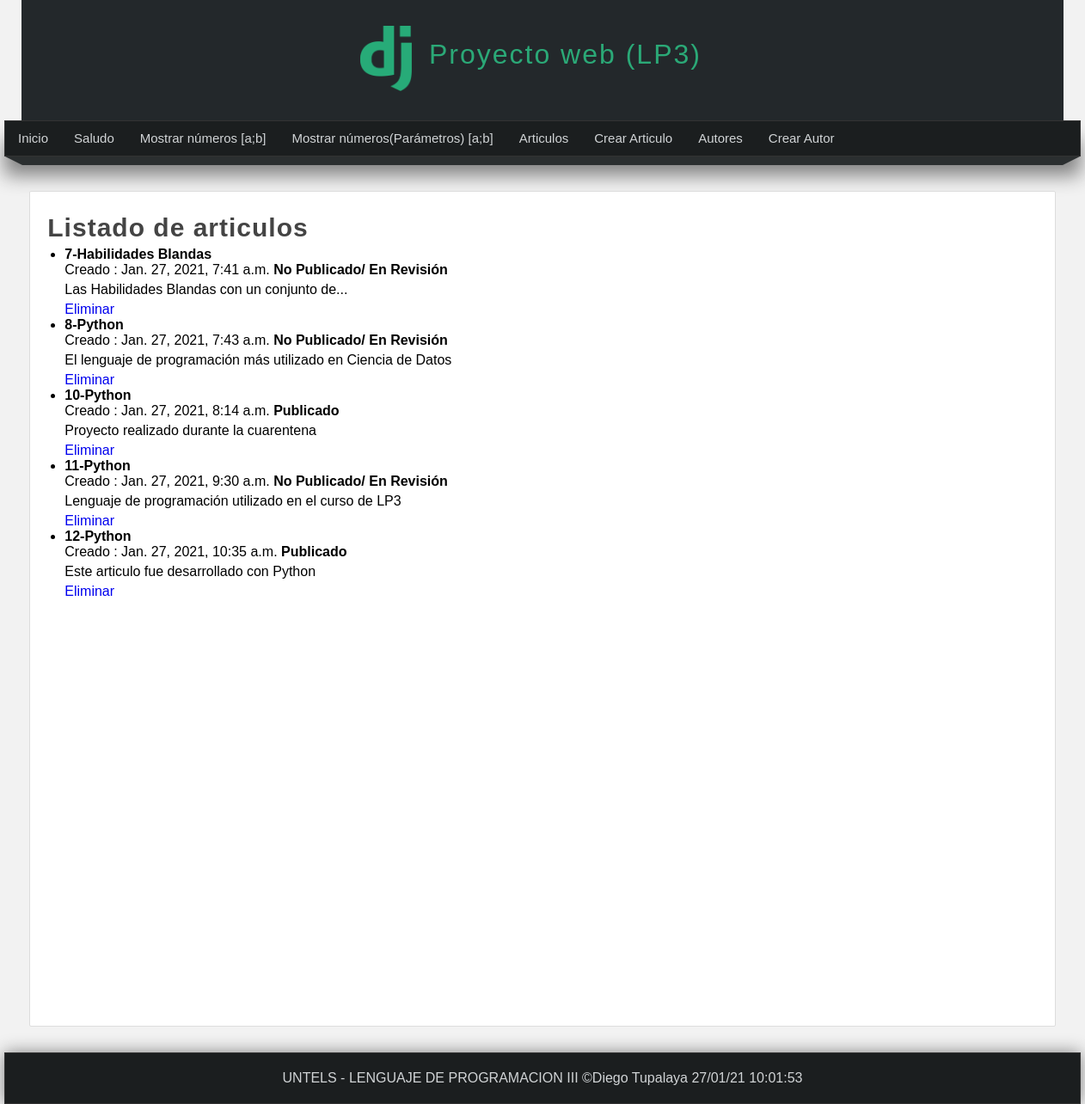
Screenshot of /listar_articulos/ with the database file from the repository.
### miapp/models.py (models this page shows)
class Articulo(models.Model):
    titulo = models.CharField(max_length=150)
    contenido =models.TextField()
    imagen = models.ImageField(default='null')
    publicado = models.BooleanField()
    creado = models.DateTimeField(auto_now_add=True)
    actualizado = models.DateTimeField(auto_now=True)

### miapp/views.py (the view)
# urls.py: path('listar_articulos/',views.listar_articulos, name ='listar_articulos'),
def listar_articulos(request):
    articulos = Articulo.objects.filter(
        Q(titulo__contains ="Py") |
        Q(titulo__contains ="Hab")
    )
    return render(request, 'listar_articulos.html',{
        'articulos':articulos, 'titulo':'Listado de articulos'
    })

### miapp/templates/listar_articulos.html (shortened to what this page needs)
{%extends 'layout.html'%}
{% block content %}
    <h1 class = 'title'> {{titulo}} </h1>
    <ul>
        {% for articulo in articulos %}
        <li>
                <h4>
                    {{articulo.id}}-{{articulo.titulo}}
                </h4>
            <span>
                Creado : {{articulo.creado}}
            </span>
            {%if articulo.publicado%}
                <strong>
                    Publicado
                </strong>
            {%else%}
                <strong>
                    No Publicado/ En Revisión
                </strong>
            {%endif%}
            <p>
                {{articulo.contenido}}
            </p>
            <a href="{% url 'eliminar_articulo' id=articulo.id %}">
                Eliminar
            </a>
        </li>
        {% endfor %}
    </ul>
{% endblock content %}

### miapp/templates/layout.html (shortened to what this page needs)
<html lang="es">
<html>
    <head>
        {% load static %}
    <link rel="stylesheet" type ="text/css" href =" {% static 'css/style.css' %} " />
    </head>
    <body>
        <header>
            <div id="logotipo" >
                <img src="{% static 'images/logoDjango.png' %}" />
                <h1>
                    Proyecto web (LP3)
                </h1>
            </div>
        </header>
        <div>
            <nav>
                <ul>
                    <li>
                    <a href="{% url 'inicio' %}">Inicio</a>
                    </li>
                    <li>
                    <a href="{% url 'saludo' %}">Saludo</a>
                    </li>
                    <li>
                    <a href="{% url 'rango' %}">Mostrar números [a;b]</a>
                    </li>
                    <li>
                    <a href="{% url 'rango2' %}">Mostrar números(Parámetros) [a;b]</a>
                    </li>
                    <li>
                    <a href="{% url 'listar_articulos' %}">Articulos</a>
                    </li>
                    <li>
                        <a href="{% url 'create_articulo' %}">Crear Articulo</a>
                    </li>
                    <li>
                        <a href="{% url 'listar_autores' %}">Autores</a>
                    </li>
                    <li>
                        <a href="{% url 'create_autor' %}">Crear Autor</a>
                    </li>
                </ul>
            </nav>
        </div>
        <div class ="barra">
            <span class="esquina-izquierda"></span>
            <span class="relleno-barra"></span>
            <span class="esquina-derecha"></span>
        </div>
        <div id="content">
        <div class="box">
            {% block content %}{% endblock content %}
        </div>
        </div>
        <footer>
            UNTELS - LENGUAJE DE PROGRAMACION III &copy;Diego Tupalaya {% now 'd/m/y h:m:s' %}
        </footer>
    </body>
</html>

### miapp/static/css/style.css (style rules this page uses)
* { margin: 0px; padding: 0px; font-family: Arial, Helvetica, sans-serif; text-decoration: none; }
.box p, .box h2, .box h3, .box ul { margin-bottom: 5px; margin-top: 5px; }
.box ul, .box ol { margin-left: 20px; margin-bottom: 10px; }
body { background-color: #f2f2f2; }
header { width: 1212px; height: 140px; background-color: #23282B; margin: 0 auto; }
#logotipo { width: 35%; height: 130px; margin: 0 auto; padding-top: 10px; }
#logotipo img { display: block; width: 60px; float: left; margin-top: 20px; }
#logotipo h1 { display: block; float: left; margin-top: 35px; margin-left: 20px; letter-spacing: 2px; font-weight: lighter; color: #2ba977; }
nav { width: 1250px; height: 40px; margin: 0 auto; background-color: #1B1E1F; border: 1px solid #333333; box-shadow: 0px 22px 22px gray; font-size: 15px; }
nav ul { list-style: none; text-decoration: none; }
nav ul li { line-height: 40px; float: left; }
nav ul li a { display: block; padding-left: 15px; padding-right: 15px; color: #d1d4d6; }
.barra { width: 1250px; margin: 0 auto; }
.esquina-izquierda { display: block; border-left: 20px solid transparent; border-top: 10px solid #2B2F30; float: left; }
.esquina-derecha { display: block; border-right: 20px solid transparent; border-top: 10px solid #2B2F30; float: right; }
.relleno-barra { display: block; width: 1210px; height: 10px; background: #2B2F30; float: left; }
#content { width: 1212px; min-height: 930px; margin: 0 auto; margin-bottom: 30px; margin-top: 40px; }
.box { background: white; width: 95%; min-height: 930px; padding: 20px; border: 1px solid #ddd; border-radius: 2px; margin: 0 auto; }
.title { color: #444; letter-spacing: 1px; font-size: 30px; margin-bottom: 4px; margin-top: 5px; }
footer { width: 1250px; background-color: #1B1E1F; border: 1px solid #333; color: #d1d4d6; text-align: center; margin: 0 auto; padding-top: 20px; padding-bottom: 20px; box-shadow: 0px 0px 20px gray; }

### rows the page displays
Articulo: id "7", titulo "Habilidades Blandas", creado "Jan. 27, 2021, 7:41 a.m.", publicado "No Publicado/ En Revisión", contenido "Las Habilidades Blandas con un conjunto de..."
Articulo: id "8", titulo "Python", creado "Jan. 27, 2021, 7:43 a.m.", publicado "No Publicado/ En Revisión", contenido "El lenguaje de programación más utilizado en Ciencia de Datos"
Articulo: id "10", titulo "Python", creado "Jan. 27, 2021, 8:14 a.m.", publicado "Publicado", contenido "Proyecto realizado durante la cuarentena"
Articulo: id "11", titulo "Python", creado "Jan. 27, 2021, 9:30 a.m.", publicado "No Publicado/ En Revisión", contenido "Lenguaje de programación utilizado en el curso de LP3"
Articulo: id "12", titulo "Python", creado "Jan. 27, 2021, 10:35 a.m.", publicado "Publicado", contenido "Este articulo fue desarrollado con Python"

### other values shown
{{ titulo }} "Listado de articulos"
